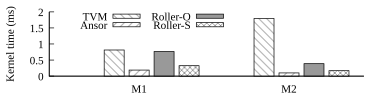

Recreate this plot in gnuplot.
clear
reset

# set term pbm size 1000, 400
#set term pdfcairo monochrome enhanced font "Times-New-Roman, 22" size 6, 2
#set term pdfcairo monochrome enhanced font "Times-New-Roman, 12" size 22cm, 6cm
#set term pdfcairo monochrome enhanced font "Times-New-Roman, 12" size 10cm, 6cm
#set term pdfcairo monochrome enhanced font "Times-New-Roman, 8" size 2.8, 0.8
set term pdfcairo monochrome enhanced font "Times-New-Roman, 12" size 3.8, 1

set border 3
#set logscale y
#set xtics nomirror rotate by -45
set xtics nomirror
set ytics nomirror


set ylabel "Kernel time (ms)"
#set xlabel "# of servers"
#set ylabel offset 1.5,-0.6

#set key at 5.5,115 Left reverse

set key maxrows 2
set key inside top right 
set key at 1.6, 2
set key spacing 0.7
set key width 0.1
#set key at 0,115
#set key reverse outside vertical bottom Left center
set style data histograms
#set style histogram cluster gap 0.4
set boxwidth 0.8
#set style fill pattern 5 border
set xtics scale 0.0

set yrange [0:2]
set xtics
set xrange [0.4:2.5]

#unset xtics
#set logscale y


set output "small_op_v100.pdf"
plot newhistogram lt 1, \
     'small_op_v100.dat' 	u 2:xtic(1) title "TVM" fs pattern 6 lt 1 lc 4, \
						''	u 3 title "Ansor" fs pattern 7 ls -1 lc 2, \
						''	u 4 title "Roller-O" fs solid 0.4 ls -1 lc 6, \
						''	u 5 title "Roller-S" fs pattern 2 ls -1 lc -1
					
exit
